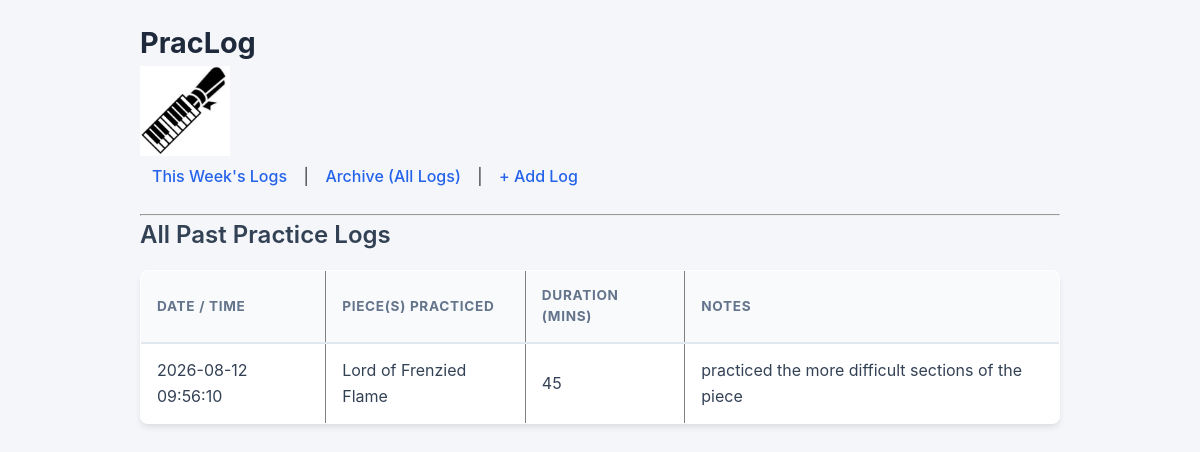
Page /archive on the committed database.
### tables this page shows
CREATE TABLE practice_logs (
    log_id INTEGER PRIMARY KEY AUTOINCREMENT,
    created_at DATETIME DEFAULT CURRENT_TIMESTAMP,
    description TEXT NOT NULL,
    pieces_practiced TEXT NOT NULL,
    duration_minutes INT NOT NULL
);

### app.py (the view)
@app.route('/archive')
def archive():
    query = text('SELECT * FROM practice_logs ORDER BY created_at DESC')
    with engine.connect() as connection:
        result = connection.execute(query).mappings().all()
    return render_template('archive.html', logs=result)

### templates/archive.html (shortened to what this page needs)
<!DOCTYPE html>
<html>
<head>
    <link rel="stylesheet" href="/static/css/style.css">
</head>
<body>
    <h1>PracLog</h1>
    <img src="/static/images/Praclog_logo.png" height="90" alt="PracLog Logo">
    <nav>
        <a href="{{ url_for('home') }}">This Week's Logs</a> |
        <a href="{{ url_for('archive') }}">Archive (All Logs)</a> |
        <a href="{{ url_for('add_log') }}">+ Add Log</a>
    </nav>
    <hr>
    <h2>All Past Practice Logs</h2>
    {% if logs %}
        <table border="1" cellpadding="8" cellspacing="0">
            <thead>
                <tr>
                    <th>Date / Time</th>
                    <th>Piece(s) Practiced</th>
                    <th>Duration (mins)</th>
                    <th>Notes</th>
                </tr>
            </thead>
            <tbody>
                {% for log in logs %}
                    <tr>
                        <td>{{ log.created_at }}</td>
                        <td>{{ log.pieces_practiced }}</td>
                        <td>{{ log.duration_minutes }}</td>
                        <td>{{ log.description }}</td>
                    </tr>
                {% endfor %}
            </tbody>
        </table>
    {% else %}
        <p>No practice logs found in the database.</p>
    {% endif %}
</body>
</html>

### static/css/style.css (style rules this page uses)
* { box-sizing: border-box; margin: 0; padding: 0; }
body { font-family: -apple-system, BlinkMacSystemFont, "Segoe UI", Roboto, Helvetica, Arial, sans-serif; background-color: #f4f6f9; color: #333333; line-height: 1.6; padding: 20px 40px; max-width: 1000px; margin: 0 auto; }
h1 { color: #1e293b; font-size: 1.8rem; }
h2 { color: #334155; margin-bottom: 15px; font-weight: 600; }
nav { margin-bottom: 25px; }
nav a { color: #2563eb; text-decoration: none; font-weight: 500; padding: 6px 12px; border-radius: 6px; transition: background-color 0.2s ease; }
table { width: 100%; border-collapse: collapse; background-color: #ffffff; border-radius: 8px; overflow: hidden; box-shadow: 0 4px 6px -1px rgba(0, 0, 0, 0.1); margin-top: 15px; }
th, td { padding: 14px 16px; text-align: left; }
th { background-color: #f8fafc; color: #64748b; font-size: 0.85rem; text-transform: uppercase; letter-spacing: 0.05em; border-bottom: 2px solid #e2e8f0; }
td { border-bottom: 1px solid #e2e8f0; color: #334155; }
tr:last-child td { border-bottom: none; }

### rows in the picture
practice_logs: created_at "2026-08-12 09:56:10", pieces_practiced "Lord of Frenzied Flame", description "practiced the more difficult sections of the piece"

### other values in the picture
{{ log.duration_minutes }} "45"
